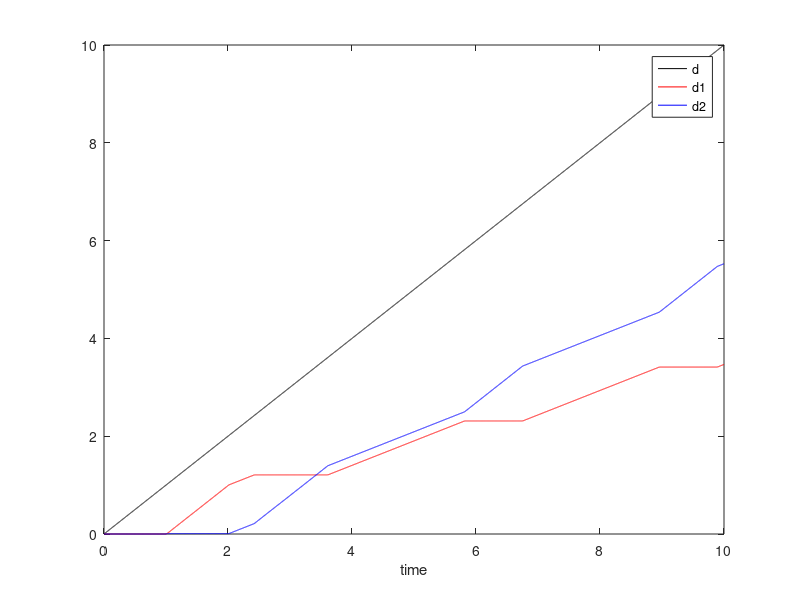

The MATLAB script that drew this image:
function fault_system_epsilon()
% Calculates displacements along 2 nearly parallel fault strands
% given some idealized assumptions:
% stress ~ sigma_xy + epsilon(t)
% fault1 ~ yield stress tau0, angle ~ 0 + epsilon1
% fault2 ~ yield stress tau0, angle ~ 0 + epsilon2
% Instead of changes directly to sigma_xy, below implements changes to
% principal stress angle as the perturbation
% yield criterion sigma_xy >= tau0
% System driven by applied constant velocity
% Stress is calculated elastically
% Written by VCT
    sigma_xy = 1;
    tau0 = 1;
    v = 1;
    mu = 1;
    H = 1;
    dt = 0.001;
    t = [0:dt:10];

    epsilon1 = 0.05;
    epsilon2 = 0;
    ps_angle = 0.1 * cos(2 * t); 
    [dd, dd1, dd2] = euler_integrate(t, v, [0, 0, 0], epsilon1, epsilon2, ...
                                     tau0, ps_angle, mu, H);
    
    figure;
    hold on;
    plot(t, dd, "-k")
    plot(t, dd1, "-r")
    plot(t, dd2, "-b")
    xlabel("time");
    box on;
    legend("d", "d1", "d2");
end


function [d, d1, d2] = euler_integrate(t, v, ics, epsilon1, epsilon2, ...
                                       tau0, ps_angle, mu, H)
    dt = t(2) - t(1);
    d = v * t;
    d1 = zeros(size(t));
    d2 = zeros(size(t));
            
    for i=2:length(t)
        sigma_xy = mu / H * (d(i-1) - d1(i-1) - d2(i-1));
        sigma_shear1(i) = sigma_xy * cos(ps_angle(i-1) + epsilon1);
        sigma_shear2(i) = sigma_xy * cos(ps_angle(i-1) + epsilon2);
        if sigma_shear1(i) >= tau0 && sigma_shear2(i) < tau0
            %increment fault1
            d1(i) = d1(i-1) + v * dt;
            d2(i) = d2(i-1);
        elseif sigma_shear1(i) < tau0 && sigma_shear2(i) >= tau0
            %increment fault2
            d1(i) = d1(i-1);
            d2(i) = d2(i-1) + v * dt;
        elseif sigma_shear1(i) < tau0 && sigma_shear2(i) < tau0
            %neither fault incremented
            d1(i) = d1(i-1);
            d2(i) = d2(i-1);
        else
            %split the increment with a 50% rule
            d1(i) = d1(i-1) + 0.5 * v * dt;
            d2(i) = d2(i-1) + 0.5 * v * dt;
        end
    end
end

